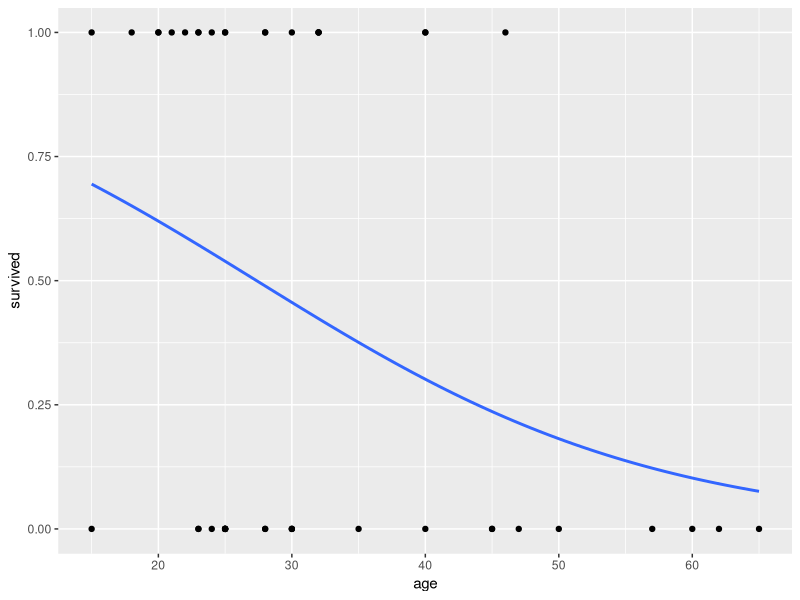

The R script that drew this image:
## ---- chunk 1
setwd("C:/Users/tntje/work/school/applied-stats/s2/logistic_regression_notes")
library(ggplot2)
library(GGally)
library(dplyr)
## ---- chunk 2
donner <- read.csv("donner.csv")
regres1 <- glm(survived ~ age, data = donner, family = binomial("logit"))
summary(regres1)
## ---- chunk 3
ggplot(donner, aes(age, survived)) +
  geom_point() +
  geom_smooth(method = "glm", method.args = list(family = binomial("logit")), se = F)
